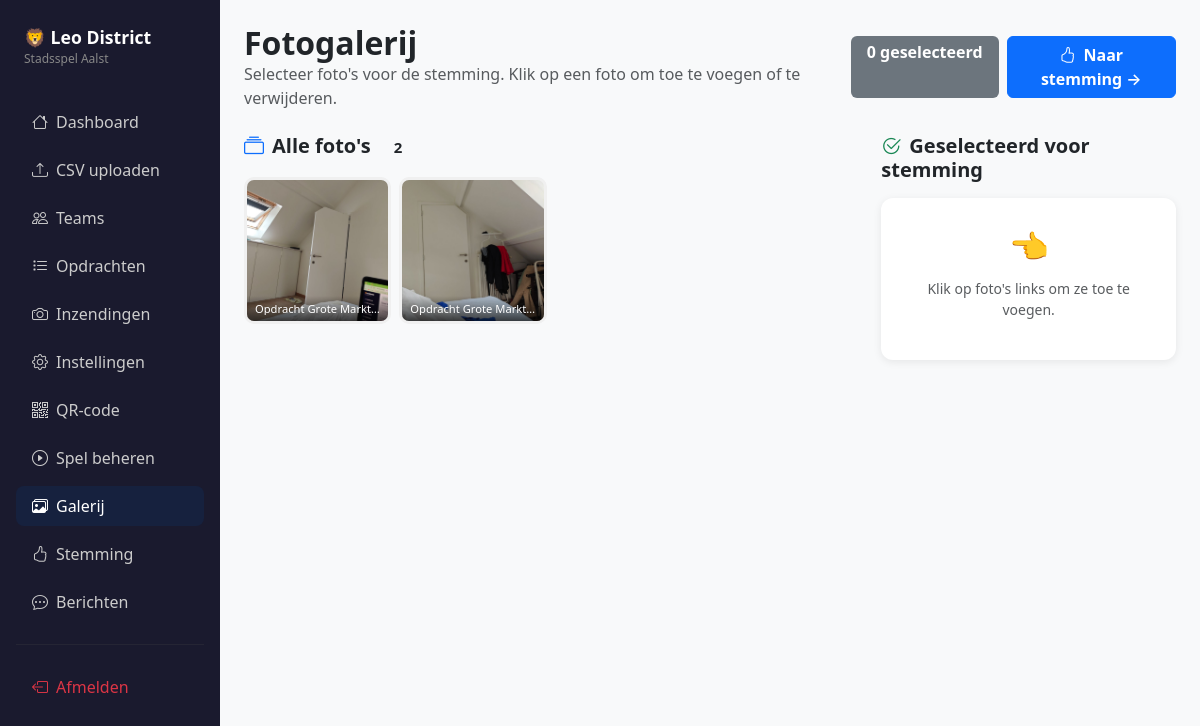
Before: /admin/galerij (signed in) with the older database file.
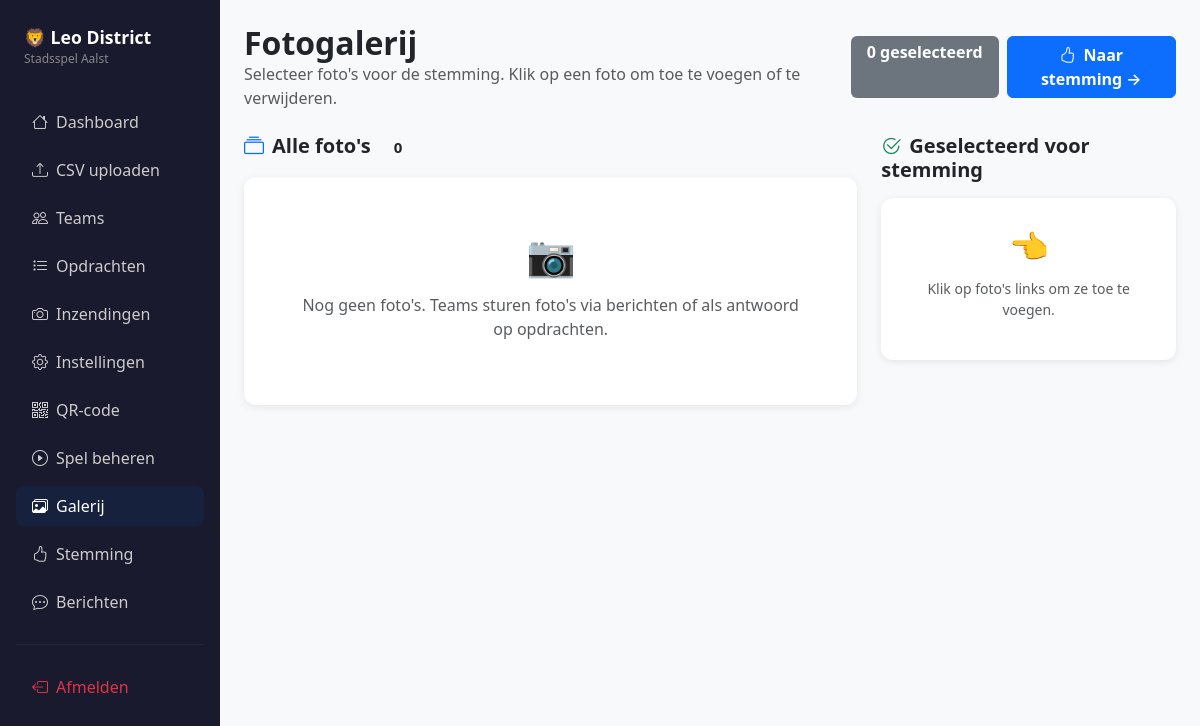
After: the same page with the newer database file.
### app.py (models this page shows, shortened)
class PhotoSubmission(db.Model):
    id = db.Column(db.Integer, primary_key=True)
    team_id = db.Column(db.Integer, db.ForeignKey("team.id"), nullable=False)
    location_id = db.Column(db.Integer, db.ForeignKey("location.id"), nullable=False)
    participant_name = db.Column(db.String(100), nullable=False)
    photo_filename = db.Column(db.String(200), nullable=False)
    caption = db.Column(db.Text, nullable=True)
    submitted_at = db.Column(db.DateTime, default=datetime.utcnow)
    status = db.Column(db.String(20), default="pending")  # pending | approved | rejected
    feedback = db.Column(db.Text, nullable=True)
    reviewed_at = db.Column(db.DateTime, nullable=True)

### app.py (the view)
@app.route("/admin/galerij")
@admin_required
def admin_galerij():
    gallery = get_all_gallery_photos()
    voting_photos = get_ordered_voting_photos()
    in_voting = {vp.photo_filename: vp for vp in voting_photos}
    return render_template(
        "admin/galerij.html",
        gallery=gallery,
        voting_photos=voting_photos,
        in_voting=in_voting,
    )

### app.py (called while the page is built, shortened)
def get_ordered_voting_photos():
    return VotingPhoto.query.order_by(VotingPhoto.order_index).all()

def get_all_gallery_photos():
    result = []
    for sub in PhotoSubmission.query.order_by(PhotoSubmission.submitted_at).all():
        team = Team.query.get(sub.team_id)
        loc = Location.query.get(sub.location_id)
        result.append({
            "filename": sub.photo_filename,
            "team_id": sub.team_id,
            "team_name": team.name if team else "?",
            "team_color": team.color if team else "#aaa",
            "participant_name": sub.participant_name,
            "source_label": f"Opdracht {loc.name if loc else '?'} – {team.name if team else '?'}",
            "key": f"sub_{sub.id}",
        })
    return result

def admin_required(f):
    from functools import wraps
    @wraps(f)
    def decorated(*args, **kwargs):
        if not session.get("admin_logged_in"):
            return redirect(url_for("admin_login"))
        return f(*args, **kwargs)
    return decorated

### templates/admin/galerij.html (shortened to what this page needs)
{% extends "base_admin.html" %}
{% block content %}
<div class="d-flex align-items-center mb-4">
  <div>
    <h2 class="fw-bold mb-0">Fotogalerij</h2>
    <p class="text-muted mb-0">Selecteer foto's voor de stemming. Klik op een foto om toe te voegen of te verwijderen.</p>
  </div>
  <div class="ms-auto d-flex gap-2">
    <span class="badge bg-secondary fs-6 px-3 py-2" id="selectedCount">
      {{ voting_photos|length }} geselecteerd
    </span>
    <a href="{{ url_for('admin_stemming') }}" class="btn btn-primary fw-semibold">
      <i class="bi bi-hand-thumbs-up me-2"></i>Naar stemming →
    </a>
  </div>
</div>
<div class="row g-4">
  <div class="col-lg-8">
    <h5 class="fw-semibold mb-3">
      <i class="bi bi-collection me-2 text-primary"></i>Alle foto's
      <span class="badge bg-light text-dark ms-2">{{ gallery|length }}</span>
    </h5>
    {% if not gallery %}
    <div class="card">
      <div class="card-body text-center p-5">
        <div class="fs-1 mb-2">📷</div>
        <p class="text-muted">Nog geen foto's. Teams sturen foto's via berichten of als antwoord op opdrachten.</p>
      </div>
    </div>
    {% else %}
    <div class="row g-2" id="galleryGrid">
      {% for photo in gallery %}
      {% set selected = photo.filename in in_voting %}
      <div class="col-6 col-sm-4 col-md-3" id="grid-{{ loop.index }}">
        <div class="gallery-card {% if selected %}selected{% endif %}"
             data-filename="{{ photo.filename }}"
             data-team-id="{{ photo.team_id or '' }}"
             data-participant="{{ photo.participant_name }}"
             data-label="{{ photo.source_label }}"
             onclick="togglePhoto(this)">
          <img src="{{ url_for('uploaded_file', filename=photo.filename) }}"
               alt="{{ photo.source_label }}"
               loading="lazy">
          <div class="gallery-meta">
            <div class="text-truncate" style="font-size:.7rem; line-height:1.2;">{{ photo.source_label }}</div>
          </div>
        </div>
      </div>
      {% endfor %}
    </div>
    {% endif %}
  </div>
  <div class="col-lg-4">
    <h5 class="fw-semibold mb-3">
      <i class="bi bi-check2-circle me-2 text-success"></i>Geselecteerd voor stemming
    </h5>
    <div id="votingList">
      {% if not voting_photos %}
      <div class="card" id="emptyVoting">
        <div class="card-body text-center p-4">
          <div class="fs-2 mb-2">👈</div>
          <p class="text-muted small">Klik op foto's links om ze toe te voegen.</p>
        </div>
      </div>
      {% endif %}
    </div>
  </div>
</div>
{% endblock %}

Changed rows visible on the page:
removed PhotoSubmission: photo_filename (picture)
removed PhotoSubmission: photo_filename (picture)
Other visible differences:
{{ gallery|length }}: "2" → "0"
text now shown: "📷 Nog geen foto's. Teams sturen foto's via berichten of als antwoord op opdrachten."
list line gone: "Opdracht Grote Markt…"
